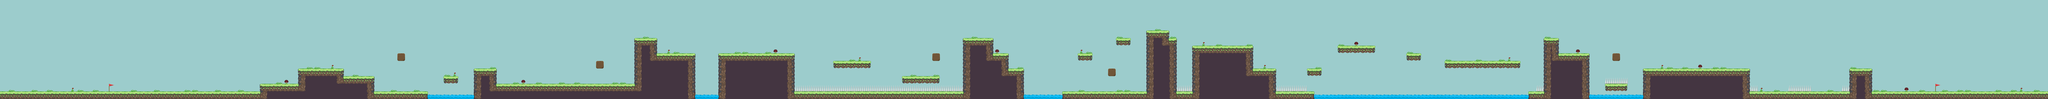

A level layout from a 2D game, rendered from its tile map. Below: a short description, then the map file with tile-grid data replaced by summaries:
An orthogonal 268x13 tile map with 32x32 px tiles, 3 tile layers (Background Color, Background, Graphics) and 93 objects.

<map version="1.2" tiledversion="1.2.4" orientation="orthogonal" renderorder="right-down" width="268" height="13" tilewidth="32" tileheight="32" infinite="0" nextlayerid="11" nextobjectid="124">
 <tileset firstgid="1" name="tileset" tilewidth="32" tileheight="32" tilecount="96" columns="12">
  <image source="tileset.png" width="384" height="256" />
 </tileset>
 <layer id="1" name="Background Color" width="268" height="13">
  <data>[3484 cells, 3484 non-empty, 1 distinct tile ids]</data>
 </layer>
 <layer id="2" name="Background" width="268" height="13">
  <data>[3484 cells, 0 non-empty, 0 distinct tile ids]</data>
 </layer>
 <layer id="3" name="Graphics" width="268" height="13">
  <data>[3484 cells, 808 non-empty, 27 distinct tile ids]</data>
 </layer>
 <objectgroup id="4" name="Ground">
  <object id="3" x="448" y="384" width="640" height="32" />
  <object id="4" x="1088" y="352" width="160" height="64" />
  <object id="5" x="1248" y="288" width="192" height="128" />
  <object id="7" x="1568" y="384" width="224" height="32" />
  <object id="9" x="1984" y="288" width="96" height="128" />
  <object id="11" x="1664" y="224" width="32" height="32" />
  <object id="12" x="2080" y="352" width="576" height="64" />
  <object id="13" x="2656" y="160" width="96" height="256" />
  <object id="14" x="2752" y="224" width="160" height="192" />
  <object id="15" x="3008" y="224" width="320" height="192" />
  <object id="19" x="3328" y="384" width="704" height="32" />
  <object id="20" x="3776" y="320" width="160" height="32" />
  <object id="21" x="3904" y="224" width="32" height="32" />
  <object id="23" x="4032" y="160" width="128" height="256" />
  <object id="24" x="4160" y="224" width="64" height="192" />
  <object id="25" x="4224" y="288" width="64" height="128" />
  <object id="26" x="4512" y="224" width="64" height="32" />
  <object id="27" x="4672" y="160" width="64" height="32" />
  <object id="29" x="4448" y="384" width="352" height="32" />
  <object id="30" x="4800" y="128" width="96" height="288" />
  <object id="31" x="4896" y="160" width="32" height="256" />
  <object id="32" x="4928" y="384" width="64" height="32" />
  <object id="33" x="4992" y="192" width="256" height="224" />
  <object id="34" x="5248" y="288" width="96" height="128" />
  <object id="36" x="5472" y="288" width="64" height="32" />
  <object id="37" x="5600" y="192" width="160" height="32" />
  <object id="39" x="6048" y="256" width="320" height="32" />
  <object id="41" x="6464" y="160" width="64" height="256" />
  <object id="43" x="6720" y="352" width="96" height="32" />
  <object id="44" x="6880" y="288" width="448" height="128" />
  <object id="45" x="7328" y="384" width="416" height="32" />
  <object id="48" x="7744" y="288" width="96" height="128" />
  <object id="49" x="7840" y="384" width="288" height="32" />
  <object id="89" x="2496" y="256" width="32" height="32" />
  <object id="102" x="1440" y="320" width="128" height="96" />
  <object id="103" x="6528" y="224" width="128" height="192" />
  <object id="106" x="3488" y="256" width="160" height="32" />
  <object id="107" x="4640" y="288" width="32" height="32" />
  <object id="108" x="5888" y="224" width="64" height="32" />
  <object id="110" x="1856" y="320" width="64" height="32" />
  <object id="112" x="5344" y="384" width="160" height="32" />
  <object id="115" x="6400" y="384" width="64" height="32" />
  <object id="116" x="6752" y="224" width="32" height="32" />
  <object id="122" x="0" y="384" width="448" height="32" />
  <object id="123" x="8128" y="384" width="448" height="32" />
 </objectgroup>
 <objectgroup id="5" name="Wall">
  <object id="1" x="448" y="0" height="416" />
  <object id="2" x="8128" y="0" height="416" />
 </objectgroup>
 <objectgroup id="6" name="Spikes">
  <object id="53" x="3328" y="384" width="704" />
  <object id="54" x="4928" y="384" width="64" />
  <object id="57" x="6720" y="352" width="96" />
  <object id="58" x="7488" y="384" width="96" />
  <object id="113" x="5344" y="384" width="128" />
  <object id="114" x="6432" y="384" width="32" />
  <object id="119" x="7712" y="384" width="32" />
  <object id="120" x="7328" y="384" width="32" />
 </objectgroup>
 <objectgroup id="7" name="Barrier">
  <object id="59" x="6880" y="256" height="32" />
  <object id="60" x="7328" y="256" height="32" />
  <object id="61" x="7488" y="352" height="32" />
  <object id="62" x="7584" y="352" height="32" />
  <object id="63" x="6048" y="224" height="32" />
  <object id="64" x="6368" y="224" height="32" />
  <object id="65" x="4992" y="160" height="32" />
  <object id="66" x="5248" y="160" height="32" />
  <object id="67" x="4448" y="352" height="32" />
  <object id="68" x="3008" y="192" height="32" />
  <object id="69" x="3328" y="192" height="32" />
  <object id="70" x="1792" y="352" height="32" />
  <object id="72" x="1248" y="256" height="32" />
  <object id="73" x="1440" y="256" height="32" />
  <object id="92" x="5600" y="160" height="32" />
  <object id="93" x="5760" y="160" height="32" />
  <object id="96" x="3936" y="288" height="32" />
  <object id="97" x="3776" y="288" height="32" />
  <object id="100" x="2912" y="192" height="32" />
  <object id="105" x="6656" y="192" height="32" />
  <object id="117" x="7360" y="352" height="32" />
  <object id="118" x="7712" y="352" height="32" />
 </objectgroup>
 <objectgroup id="8" name="End">
  <object id="50" x="8096" y="384" width="32" height="32" />
 </objectgroup>
 <objectgroup id="9" name="Enemy1">
  <object id="76" x="1664" y="352" width="32" height="32" />
  <object id="77" x="2272" y="320" width="32" height="32" />
  <object id="78" x="3104" y="192" width="32" height="32" />
  <object id="79" x="4608" y="352" width="32" height="32" />
  <object id="80" x="5120" y="160" width="32" height="32" />
  <object id="81" x="6208" y="224" width="32" height="32" />
  <object id="82" x="7168" y="256" width="32" height="32" />
  <object id="83" x="7392" y="352" width="32" height="32" />
  <object id="84" x="7648" y="352" width="32" height="32" />
  <object id="94" x="5696" y="160" width="32" height="32" />
  <object id="95" x="3840" y="288" width="32" height="32" />
  <object id="98" x="2464" y="320" width="32" height="32" />
  <object id="99" x="2816" y="192" width="32" height="32" />
  <object id="101" x="1344" y="256" width="32" height="32" />
  <object id="104" x="6560" y="192" width="32" height="32" />
 </objectgroup>
 <objectgroup id="10" name="Enemy2" />
</map>